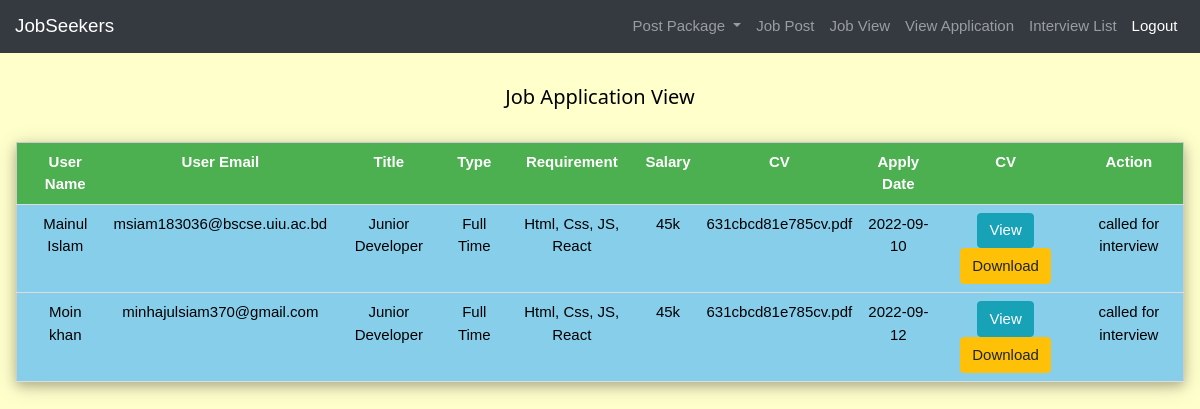
The page /employer/employer_viewapplicationprocess.php?jobtitle=Junior Developer (signed in) on the database its author committed.
### tables this page shows
CREATE TABLE `jobapply` (
  `id` varchar(255) NOT NULL,
  `cv` varchar(300) DEFAULT NULL,
  `categoryid` int(11) DEFAULT NULL,
  `jobid` varchar(255) DEFAULT NULL,
  `userid` varchar(255) DEFAULT NULL,
  `applytime` date DEFAULT NULL,
  `status` varchar(255) DEFAULT NULL
);

CREATE TABLE `user` (
  `id` varchar(255) NOT NULL,
  `name` varchar(255) DEFAULT NULL,
  `gender` varchar(255) DEFAULT NULL,
  `email` varchar(255) DEFAULT NULL,
  `mobile` varchar(255) DEFAULT NULL,
  `password` varchar(255) DEFAULT NULL,
  `position` varchar(255) DEFAULT NULL,
  `otp` int(11) DEFAULT NULL,
  `authentication` varchar(255) DEFAULT NULL,
  `status` varchar(255) DEFAULT NULL,
  `location` varchar(255) DEFAULT NULL,
  `bantime` datetime DEFAULT NULL,
  `education` varchar(255) DEFAULT NULL,
  `skill` varchar(255) DEFAULT NULL,
  `experience` varchar(255) DEFAULT NULL,
  `additional` varchar(255) DEFAULT NULL,
  `image` varchar(255) DEFAULT NULL
);

CREATE TABLE `jobpost` (
  `id` varchar(255) NOT NULL,
  `title` varchar(255) DEFAULT NULL,
  `companyname` varchar(255) DEFAULT NULL,
  `categoryid` int(11) DEFAULT NULL,
  `location` varchar(255) DEFAULT NULL,
  `type` varchar(255) DEFAULT NULL,
  `requirement` varchar(255) DEFAULT NULL,
  `experience` varchar(255) DEFAULT NULL,
  `salary` int(11) DEFAULT NULL,
  `employerid` varchar(255) DEFAULT NULL,
  `editlimit` int(11) DEFAULT NULL,
  `status` varchar(255) DEFAULT NULL,
  `education` varchar(255) DEFAULT NULL,
  `deadline` datetime DEFAULT NULL
);

### employer/employer_viewapplicationprocess.php (the view, shortened to what this page needs)
<?php
    require '../database.php';
?>
<!DOCTYPE html>
<html lang="en">
<head>
    <link rel="stylesheet" href="../css/stylesheet.css" >
    <link rel="stylesheet" href="../css/bootstrap.min.css">
    <link rel="stylesheet" href="../css/w3.css">
</head>
<body class=" w3-pale-yellow">
<?php
    include 'employer_navbar.php';
?>
<?php
    if( isset($_SESSION['employerid']) && isset($_GET['jobtitle'])){
        $employerid=$_SESSION['employerid'];
        $jobtitle=$_GET['jobtitle'];
        $viewsql="SELECT jobapply.id AS applyid,jobapply.jobid AS jobid,jobapply.userid AS userid,jobapply.status,jobpost.employerid,user.name AS username,
        user.email AS useremail,jobpost.title,jobpost.type,jobpost.requirement,jobpost.salary,jobapply.cv,jobapply.applytime FROM jobapply
        INNER JOIN jobpost ON jobapply.jobid = jobpost.id
        INNER JOIN category ON jobapply.categoryid=category.id
        INNER JOIN user ON jobapply.userid=user.id
        WHERE jobapply.jobid in ( SELECT id FROM jobpost WHERE employerid='$employerid') AND jobpost.title='$jobtitle' ";
        $viewsqlresult=mysqli_query($connection,$viewsql);
    }
?>
<br>
<div class="w3-container">
    <h4 class="w3-center">Job Application View</h4>
    <br>
    <table class="w3-table-all w3-card-4 w3-centered">
      <tr class="w3-green">
        <th>User Name</th>
        <th>User Email</th>
        <th>Title</th>
        <th>Type</th>
        <th>Requirement</th>
        <th>Salary</th>
        <th>CV</th>
        <th>Apply Date</th>
        <th>CV</th>
        <th>Action</th>
      </tr>
      <?php while ($row = mysqli_fetch_assoc($viewsqlresult))
      {
        $applyid=$row['applyid'];
        $jobid=$row['jobid'];
        $userid=$row['userid'];
        $status=$row['status'];
      ?>
      <tr class=" w3-light-blue w3-hover-blue-gray">
        <td> <?php echo $row['username'] ?></td>
        <td> <?php echo $row['useremail'] ?></td>
        <td> <?php echo $row['title'] ?></td>
        <td> <?php echo $row['type'] ?></td>
        <td> <?php echo $row['requirement'] ?></td>
        <td> <?php echo $row['salary'] ?>k</td>
        <td> <?php echo $row['cv'] ?></td>
        <td> <?php echo $row['applytime'] ?></td>
        <td>
            <a class="btn btn-info" target="_blank" href="employer_cv.php?applyid=<?php echo $applyid ?>&view=view ">View</a>
            <a class="btn btn-warning" href="employer_cv.php?applyid=<?php echo $applyid ?>&download=download">Download</a>
        </td>
        <?php   if($status=='applied'){ ?>
        <td>
            <a class="btn btn-info" href="employer_interview.php?accept=accept&jobid=<?php echo $jobid ?>&userid=<?php echo $userid ?>&applyid=<?php echo $applyid ?>&employerid=<?php echo $employerid ?>">Interview</a><br>
            <a class="btn btn-danger" href="employer_interview.php?reject=reject&jobid=<?php echo $jobid ?>&userid=<?php echo $userid ?>&applyid=<?php echo $applyid ?>&employerid=<?php echo $employerid ?>">Reject</a>
        </td>
        <?php }else{ ?>
        <td> <?php echo $row['status'] ?></td>
        </tr>
        <?php
            }
         }
        ?>
       </table>
  </div>
</body>
</html>

### css/stylesheet.css (style rules this page uses)
body, html { height: 100%; margin: 0; font-family: Arial, Helvetica, sans-serif; }
* { box-sizing: border-box; }

### css/w3.css (style rules this page uses)
html { box-sizing:border-box }
*,*:before,*:after { box-sizing:inherit }
html { -ms-text-size-adjust:100%;-webkit-text-size-adjust:100% }
body { margin:0 }
a { background-color:transparent }
html,body { font-family:Verdana,sans-serif;font-size:15px;line-height:1.5 }
html { overflow-x:hidden }
h4 { font-size:20px }
h1,h2,h3,h4,h5,h6 { font-family:"Segoe UI",Arial,sans-serif;font-weight:400;margin:10px 0 }
a { color:inherit }
.w3-table,.w3-table-all { border-collapse:collapse;border-spacing:0;width:100%;display:table }
.w3-table-all { border:1px solid #ccc }
.w3-bordered tr,.w3-table-all tr { border-bottom:1px solid #ddd }
.w3-table-all tr:nth-child(odd) { background-color:#fff }
.w3-table-all tr:nth-child(even) { background-color:#f1f1f1 }
.w3-centered tr th,.w3-centered tr td { text-align:center }
.w3-table td,.w3-table th,.w3-table-all td,.w3-table-all th { padding:8px 8px;display:table-cell;text-align:left;vertical-align:top }
.w3-table th:first-child,.w3-table td:first-child,.w3-table-all th:first-child,.w3-table-all td:first-child { padding-left:16px }
.w3-container:after,.w3-container:before,.w3-panel:after,.w3-panel:before,.w3-row:after,.w3-row:before,.w3-row-padding:after,.w3-row-padding:before, .w3-cell-row:before,.w3-cell-row:after,.w3-clear:after,.w3-clear:before,.w3-bar:before,.w3-bar:after { content:"";display:table;clear:both }
.w3-container,.w3-panel { padding:0.01em 16px }
.w3-card-4,.w3-hover-shadow:hover { box-shadow:0 4px 10px 0 rgba(0,0,0,0.2),0 4px 20px 0 rgba(0,0,0,0.19) }
.w3-center { text-align:center!important }
.w3-light-blue,.w3-hover-light-blue:hover { color:#000!important;background-color:#87CEEB!important }
.w3-green,.w3-hover-green:hover { color:#fff!important;background-color:#4CAF50!important }
.w3-pale-yellow,.w3-hover-pale-yellow:hover { color:#000!important;background-color:#ffffcc!important }

### rows shown on the page
jobapply: userid.name "Mainul Islam", userid.email "msiam183036@bscse.uiu.ac.bd", jobid.title "Junior Developer", jobid.type "Full Time", jobid.requirement "Html, Css, JS, React", jobid.salary "45", cv "631cbcd81e785cv.pdf", applytime "2022-09-10", status "called for interview"
jobapply: userid.name "Moin khan", userid.email "minhajulsiam370@gmail.com", jobid.title "Junior Developer", jobid.type "Full Time", jobid.requirement "Html, Css, JS, React", jobid.salary "45", cv "631cbcd81e785cv.pdf", applytime "2022-09-12", status "called for interview"
